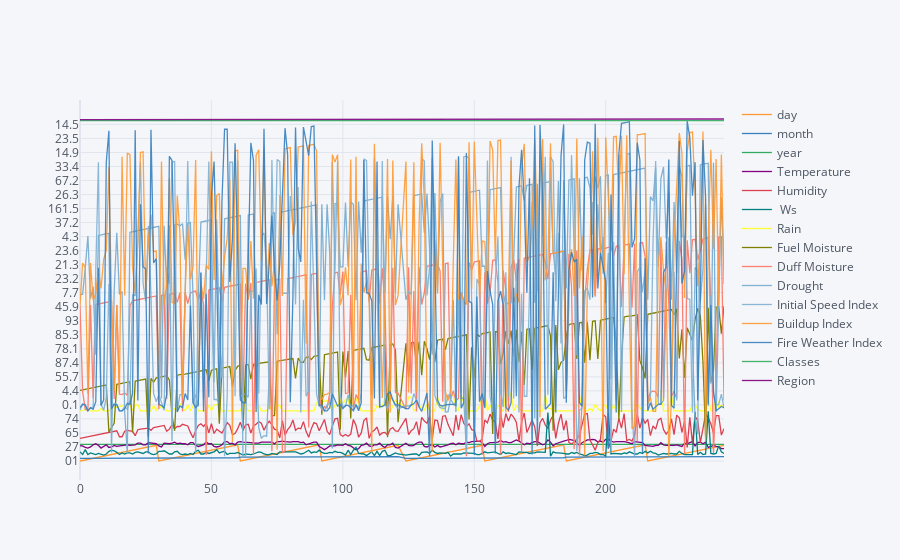

Notebook cell for this chart:
### Code cell
df.iplot(kind = 'scatter')

### Figure 1 — Plotly figure (JSON) as saved in the notebook; plotly's stock layout.template omitted (floating-point values rounded to 4 significant figures; data arrays with more than 128 entries replaced by an {"elided": "..."} marker saying what was removed)
{"data": [{"line": {"color": "rgba(255, 153, 51, 1.0)", "dash": "solid", "shape": "linear", "width": 1.3}, "mode": "lines", "name": "day", "text": "", "type": "scatter", "x": {"elided": "244 int values"}, "y": {"elided": "244 str values"}}, {"line": {"color": "rgba(55, 128, 191, 1.0)", "dash": "solid", "shape": "linear", "width": 1.3}, "mode": "lines", "name": "month", "text": "", "type": "scatter", "x": {"elided": "244 int values"}, "y": {"elided": "244 str values"}}, {"line": {"color": "rgba(50, 171, 96, 1.0)", "dash": "solid", "shape": "linear", "width": 1.3}, "mode": "lines", "name": "year", "text": "", "type": "scatter", "x": {"elided": "244 int values"}, "y": {"elided": "244 str values"}}, {"line": {"color": "rgba(128, 0, 128, 1.0)", "dash": "solid", "shape": "linear", "width": 1.3}, "mode": "lines", "name": "Temperature", "text": "", "type": "scatter", "x": {"elided": "244 int values"}, "y": {"elided": "244 str values"}}, {"line": {"color": "rgba(219, 64, 82, 1.0)", "dash": "solid", "shape": "linear", "width": 1.3}, "mode": "lines", "name": "Humidity", "text": "", "type": "scatter", "x": {"elided": "244 int values"}, "y": {"elided": "244 str values"}}, {"line": {"color": "rgba(0, 128, 128, 1.0)", "dash": "solid", "shape": "linear", "width": 1.3}, "mode": "lines", "name": " Ws", "text": "", "type": "scatter", "x": {"elided": "244 int values"}, "y": {"elided": "244 str values"}}, {"line": {"color": "rgba(255, 255, 51, 1.0)", "dash": "solid", "shape": "linear", "width": 1.3}, "mode": "lines", "name": "Rain", "text": "", "type": "scatter", "x": {"elided": "244 int values"}, "y": {"elided": "244 str values"}}, {"line": {"color": "rgba(128, 128, 0, 1.0)", "dash": "solid", "shape": "linear", "width": 1.3}, "mode": "lines", "name": "Fuel Moisture", "text": "", "type": "scatter", "x": {"elided": "244 int values"}, "y": {"elided": "244 str values"}}, {"line": {"color": "rgba(251, 128, 114, 1.0)", "dash": "solid", "shape": "linear", "width": 1.3}, "mode": "lines", "name": "Duff Moisture", "text": "", "type": "scatter", "x": {"elided": "244 int values"}, "y": {"elided": "244 str values"}}, {"line": {"color": "rgba(128, 177, 211, 1.0)", "dash": "solid", "shape": "linear", "width": 1.3}, "mode": "lines", "name": "Drought", "text": "", "type": "scatter", "x": {"elided": "244 int values"}, "y": {"elided": "244 str values"}}, {"line": {"color": "rgba(128, 177, 211, 0.8999999999999999)", "dash": "solid", "shape": "linear", "width": 1.3}, "mode": "lines", "name": "Initial Speed Index", "text": "", "type": "scatter", "x": {"elided": "244 int values"}, "y": {"elided": "244 str values"}}, {"line": {"color": "rgba(255, 153, 51, 0.8999999999999999)", "dash": "solid", "shape": "linear", "width": 1.3}, "mode": "lines", "name": "Buildup Index", "text": "", "type": "scatter", "x": {"elided": "244 int values"}, "y": {"elided": "244 str values"}}, {"line": {"color": "rgba(55, 128, 191, 0.8999999999999999)", "dash": "solid", "shape": "linear", "width": 1.3}, "mode": "lines", "name": "Fire Weather Index", "text": "", "type": "scatter", "x": {"elided": "244 int values"}, "y": {"elided": "244 str values"}}, {"line": {"color": "rgba(50, 171, 96, 0.8999999999999999)", "dash": "solid", "shape": "linear", "width": 1.3}, "mode": "lines", "name": "Classes", "text": "", "type": "scatter", "x": {"elided": "244 int values"}, "y": {"elided": "244 str values"}}, {"line": {"color": "rgba(128, 0, 128, 0.8999999999999999)", "dash": "solid", "shape": "linear", "width": 1.3}, "mode": "lines", "name": "Region", "text": "", "type": "scatter", "x": {"elided": "244 int values"}, "y": {"elided": "244 str values"}}], "layout": {"legend": {"bgcolor": "#F5F6F9", "font": {"color": "#4D5663"}}, "paper_bgcolor": "#F5F6F9", "plot_bgcolor": "#F5F6F9", "title": {"font": {"color": "#4D5663"}}, "xaxis": {"gridcolor": "#E1E5ED", "showgrid": true, "tickfont": {"color": "#4D5663"}, "title": {"font": {"color": "#4D5663"}, "text": ""}, "zerolinecolor": "#E1E5ED"}, "yaxis": {"gridcolor": "#E1E5ED", "showgrid": true, "tickfont": {"color": "#4D5663"}, "title": {"font": {"color": "#4D5663"}, "text": ""}, "zerolinecolor": "#E1E5ED"}}}
